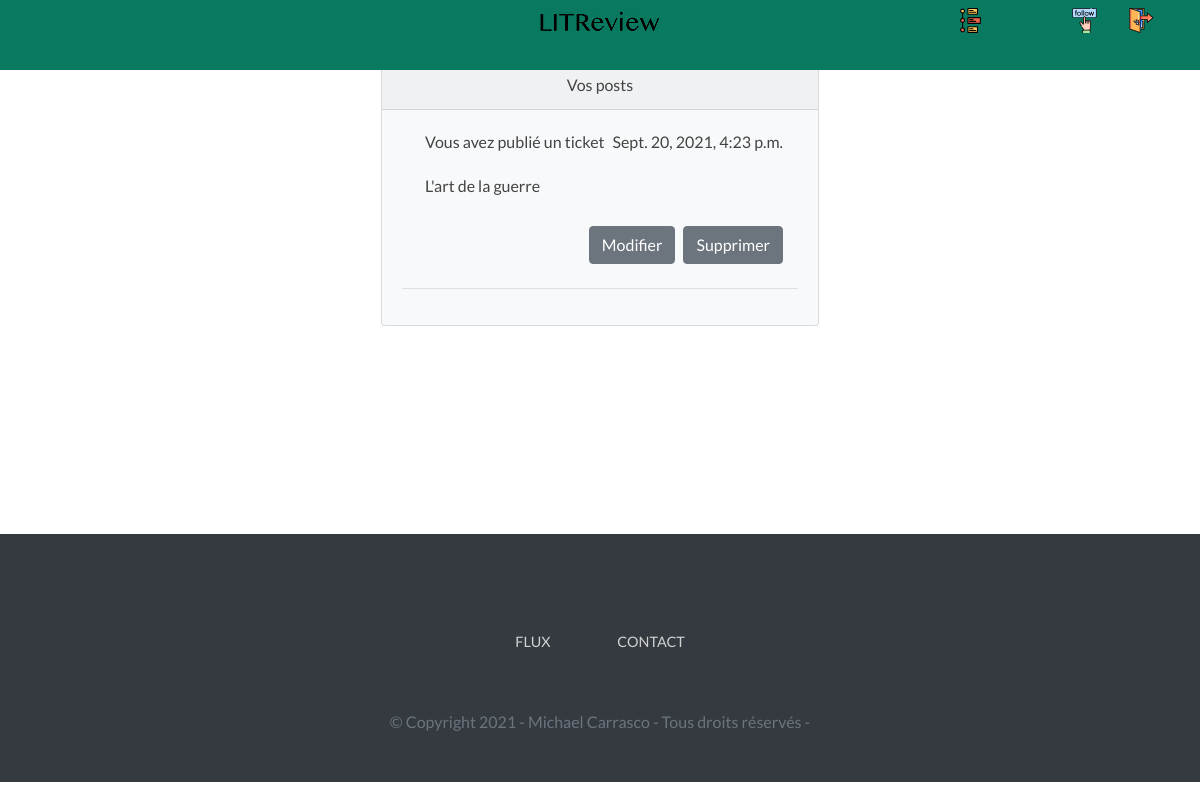
Page /posts/ (signed in) on the earlier database version.
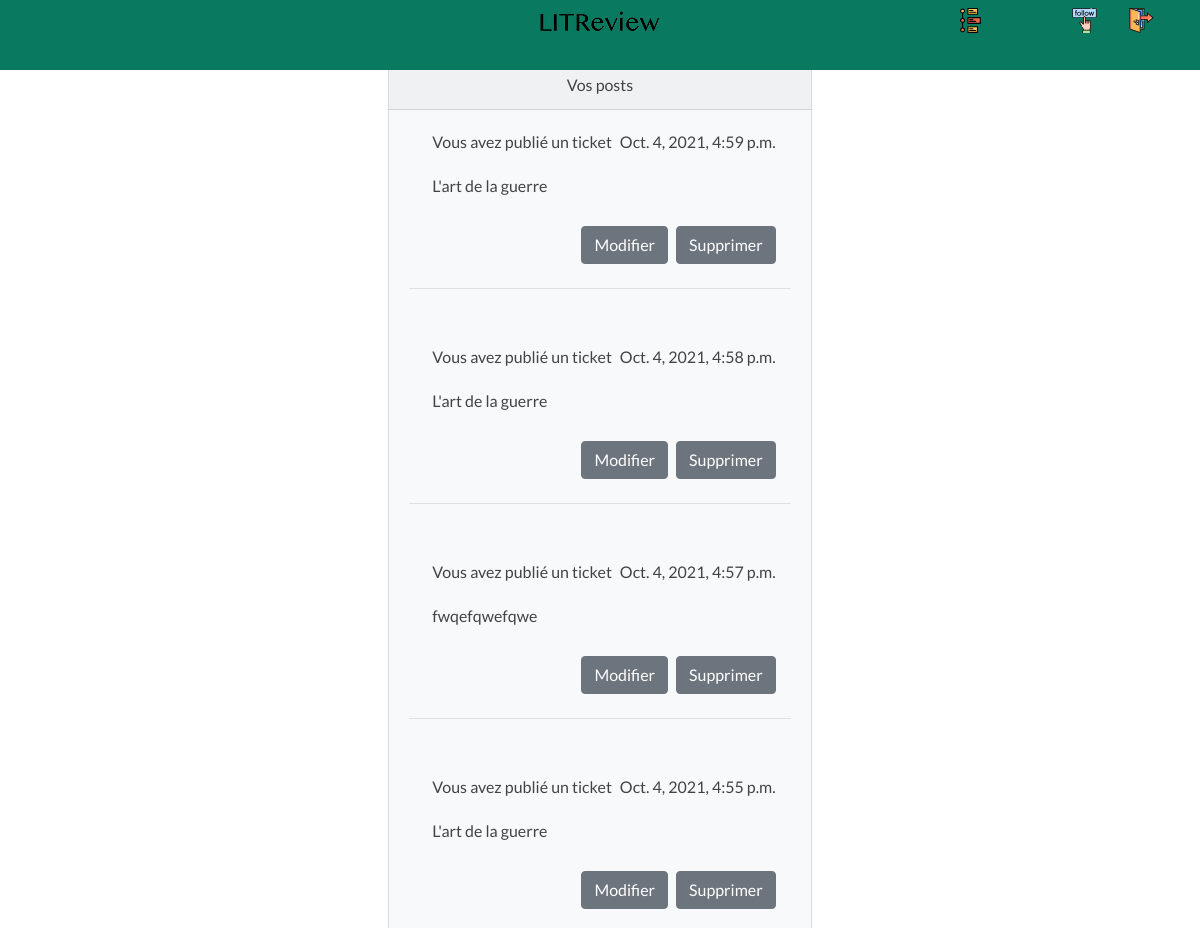
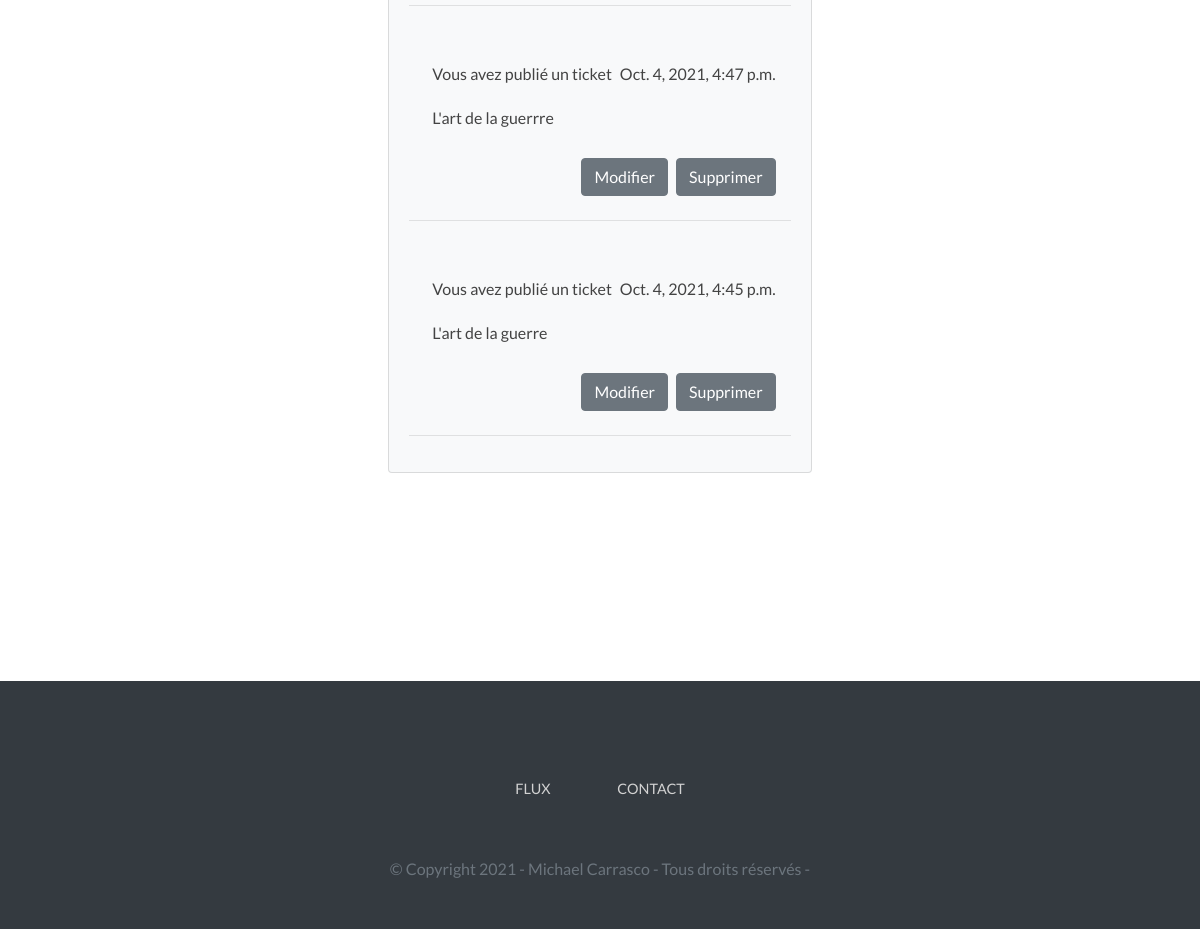
Same page on the later database version (2 pictures, top to bottom).
### app/models.py (models this page shows)
class Ticket(models.Model):
    title = models.CharField(max_length=128)
    description = models.TextField(max_length=2048, blank=True)
    user = models.ForeignKey(
        to=settings.AUTH_USER_MODEL,
        on_delete=models.CASCADE
    )
    image = models.ImageField(
        null=True,
        blank=True,
        upload_to='images/',
        default='images/default.jpeg'
    )
    time_created = models.DateTimeField(auto_now_add=True)

### app/views.py (the view)
# urls.py: path('posts/', views.posts_view, name='posts'),
@login_required(login_url='posts')
def posts_view(request):
    tickets = list(Ticket.objects.filter(user=request.user))
    reviews = list(Review.objects.filter(user=request.user))
    tickets_and_reviews = sorted(
        tickets + reviews,
        key=lambda item: item.time_created,
        reverse=True
    )
    context = {"tickets_and_reviews": tickets_and_reviews}
    return render(request, 'posts.html', context)

### app/templates/posts.html (shortened to what this page needs)
{% extends 'base_index.html' %}
{% load static %}
{% block content %}
    {% url "edit_review" as edit_review_url %}
    {% url "delete_review" as delete_review_url %}
    {% url "edit_ticket" as edit_ticket_url %}
    {% url "delete_ticket" as delete_ticket_url %}
    <div id="block-content-home">
        <header>
            {% block navbar %}
                {% include "navbar.html" %}
            {% endblock navbar %}
        </header>
        <div id="content-def-bp">
            <div class="center-block text-center">
                <div class="col d-flex justify-content-center mb-4">
                    <div class="card bg-light mb-3">
                        <div class="card-header">Vos posts</div>
                        {% for item in tickets_and_reviews %}
                            {% if item.rating %}
                                <div class="card-body">
                                    <div class="col d-flex justify-content-between mb-2">
                                        <p class="card-title ml-2">Vous avez publié une critique</p>
                                        <p class="card-title mr-2">{{ item.time_created }}</p>
                                    </div>
                                    <div class="col d-flex mb-2">
                                        <p class="card-title ml-2">{{ item.headline }} - </p>
                                       <div class="django-starfield" id="django-starfield-newreview-rating">
                                           {% widthratio item.rating 1 -1 as negative_item_rating %}
                                           {% with rest=negative_item_rating|add:"5" %}
                                               {% if rest %}
                                                   {% for i in "x"|rjust:rest %}
                                                       <label for="newreview-rating-{{ forloop.counter }}" style="color:lightgray;"></label>
                                                   {% endfor %}
                                               {% endif %}
                                           {% endwith %}
                                           {% for i in "x"|rjust:item.rating %}
                                               <label for="newreview-rating-{{ forloop.counter }}" style="filter:none"></label>
                                           {% endfor %}
                                        </div>
                                    </div>
                                    <div class="col d-flex mb-2">
                                        <p class="card-title ml-2">{{ item.body }}</p>
                                    </div>
                                    <div class="card text-white bg-success mb-3">
                                        <div class="card-body">
                                            <div class="col d-flex mb-2">
                                                <p class="card-title ml-2">Ticket - Vous</p>
                                            </div>
                                            <div class="col d-flex mb-2">
                                                <p class="card-title ml-2">{{ item.ticket.title }}</p>
                                            </div>
                                            <div class="col d-flex mb-2">
                                                {% if item.ticket.image %}
                                                    <img class="img-max" src="{{ item.ticket.image.url }}" alt="{{ item.ticket.image }}"/>
                                                {% endif %}
                                            </div>
                                        </div>
                                    </div>
                                    <div class="col d-flex justify-content-end mb-2">
                                        <a class="btn btn-secondary btn-md mr-2" href="{{ edit_review_url }}">Modifier</a>
                                        <a class="btn btn-secondary btn-md" href="{{ delete_review_url }}">Supprimer</a>
                                    </div>
                                    <hr class="mt-4"/>
                                </div>
                            {% else %}
                                <div class="card-body">
                                    <div class="col d-flex justify-content-between mb-2">
                                        <p class="card-title ml-2">Vous avez publié un ticket</p>
                                        <p class="card-title ml-2">{{ item.time_created }}</p>
                                    </div>
                                    <div class="col d-flex mb-2">
                                        <p class="card-title ml-2">{{ item.title }}</p>
                                    </div>
                                    <div class="col d-flex justify-content-end mb-2">
                                        <a class="btn btn-secondary btn-md mr-2" href="{{ edit_ticket_url }}">Modifier</a>
                                        <a class="btn btn-secondary btn-md" href="{{ delete_ticket_url }}">Supprimer</a>
                                    </div>
                                    <hr class="mt-4"/>
                                </div>
                            {% endif %}
                        {% endfor %}
                    </div>
                </div>
            </div>
        </div>
        <footer id="footer" class="mt-5 py-5 bg-dark">
            <div class="container">
                <div class="menu-footer d-flex flex-column flex-md-row">
                    <a href="{% url 'feed' %}">Flux</a>
                    <a href="LITReview@adressequinexistepas.com">Contact</a>
                </div>
                <div class="text-center text-muted mt-4">
                    <span>
                        © Copyright 2021 -
                        <a href="https://github.com/MDCarrasco/OCR_P9" target="_blank" class="text-muted">Michael Carrasco</a>
                        - Tous droits réservés -
                    </span>
                </div>
            </div>
        </footer>
    </div>
{% endblock content %}

### app/templates/base_index.html (shortened to what this page needs)
<!doctype html>
{% load static %}
<html lang="fr">
<head>
    <link rel="stylesheet" href="https://cdn.jsdelivr.net/npm/bootstrap@4.5.3/dist/css/bootstrap.min.css"
>
    <link rel="stylesheet" href="https://cdn.jsdelivr.net/npm/@splidejs/splide@2.4.21/dist/css/splide.min.css"
>
    <link rel="stylesheet" href="{% static 'css/style.css' %}">
    <link rel="stylesheet" href="{% static 'css/django_starfield.css' %}">
</head>
<body>
{% block content %}
{% endblock content %}
</body>
</html>

### app/templates/navbar.html (shortened to what this page needs)
{% load static %}
{% static "images/LITReview_text.png" as litreview_text_png %}
{% static "images/feed.svg" as feed_icon %}
{% static "images/follow_users.svg" as account_follow_icon %}
{% static "images/logout.svg" as logout_icon %}
{% url "index" as index_url %}
{% url "feed" as feed_url %}
{% url "posts" as posts_url %}
{% url "logout" as logout_url %}
<div class="navtop-box d-none d-sm-block">
    <nav class="nav navtop container">
        <div class="navtop-block center-block">
            <a class="nav-link active" href="{{ index_url }}" data-toggle="tooltip" data-placement="center"
               title="Accueil">
                <img src="{{ litreview_text_png }}" alt="" class="navbar-brand">
            </a>
        </div>
        <div class="navtop-block">
            <a class="nav-link" href="{{ feed_url }}" data-toggle="tooltip" data-placement="right"
               title="Mon flux">
                <img src="{{ feed_icon }}" alt="" class="navbar-icon">
            </a>
            <a class="nav-link" href="{{ posts_url }}" data-toggle="tooltip" data-placement="right"
               title="Mes posts">
            </a>
            <a class="nav-link" href="{{ index_url }}" data-toggle="tooltip" data-placement="right"
               title="Mes abonnements">
                <img src="{{ account_follow_icon }}" alt="" class="navbar-icon">
            </a>
            <a class="nav-link" href="{{ logout_url }}" data-toggle="tooltip" data-placement="right"
               title="Me deconnecter">
                <img src="{{ logout_icon }}" alt="" class="navbar-icon">
            </a>
        </div>
    </nav>
</div>

### app/static/css/style.css (style rules this page uses)
body { padding: 0; margin: 0; height: 100vh; font-family: 'Lato', sans-serif !important; color: #434343; }
a { color: #097960; }
.navtop-box { background: rgba(9,121,96, 1); display: flex; height: 70px; position: fixed; top: 0; left: 0; width: 100%; z-index: 9999; }
.navbar-brand { position: absolute; left: 50%; margin-left: -60px !important; display: block; }
.navbar-icon { width: 25px; color: #2FD485; }
.navtop { justify-content: space-between; padding: 0; }
.navtop-block { display: flex; }
.navtop a { display: flex; align-items: center; text-align: center; }
.menu-footer { display: flex; justify-content: center; text-align: center; align-items: center; }
.menu-footer a { text-transform: uppercase; color: #d2d2d2; font-size: 0.9rem; margin: 3%; }
#content1, #content2, #content3, #content-slides, #content-comment-ca-marche, #content-def-bp { padding-left: 5%; padding-right: 5%; }
#content-def-bp { padding-top: 5%; padding-bottom: 10%; }

Differences in the rows shown:
removed Ticket: time_created "Sept. 20, 2021, 4:23 p.m.", title "L'art de la guerre"
added Ticket: time_created "Oct. 4, 2021, 4:59 p.m.", title "L'art de la guerre"
added Ticket: time_created "Oct. 4, 2021, 4:58 p.m.", title "L'art de la guerre"
added Ticket: time_created "Oct. 4, 2021, 4:57 p.m.", title "fwqefqwefqwe"
added Ticket: time_created "Oct. 4, 2021, 4:55 p.m.", title "L'art de la guerre"
added Ticket: time_created "Oct. 4, 2021, 4:47 p.m.", title "L'art de la guerrre"
added Ticket: time_created "Oct. 4, 2021, 4:45 p.m.", title "L'art de la guerre"
